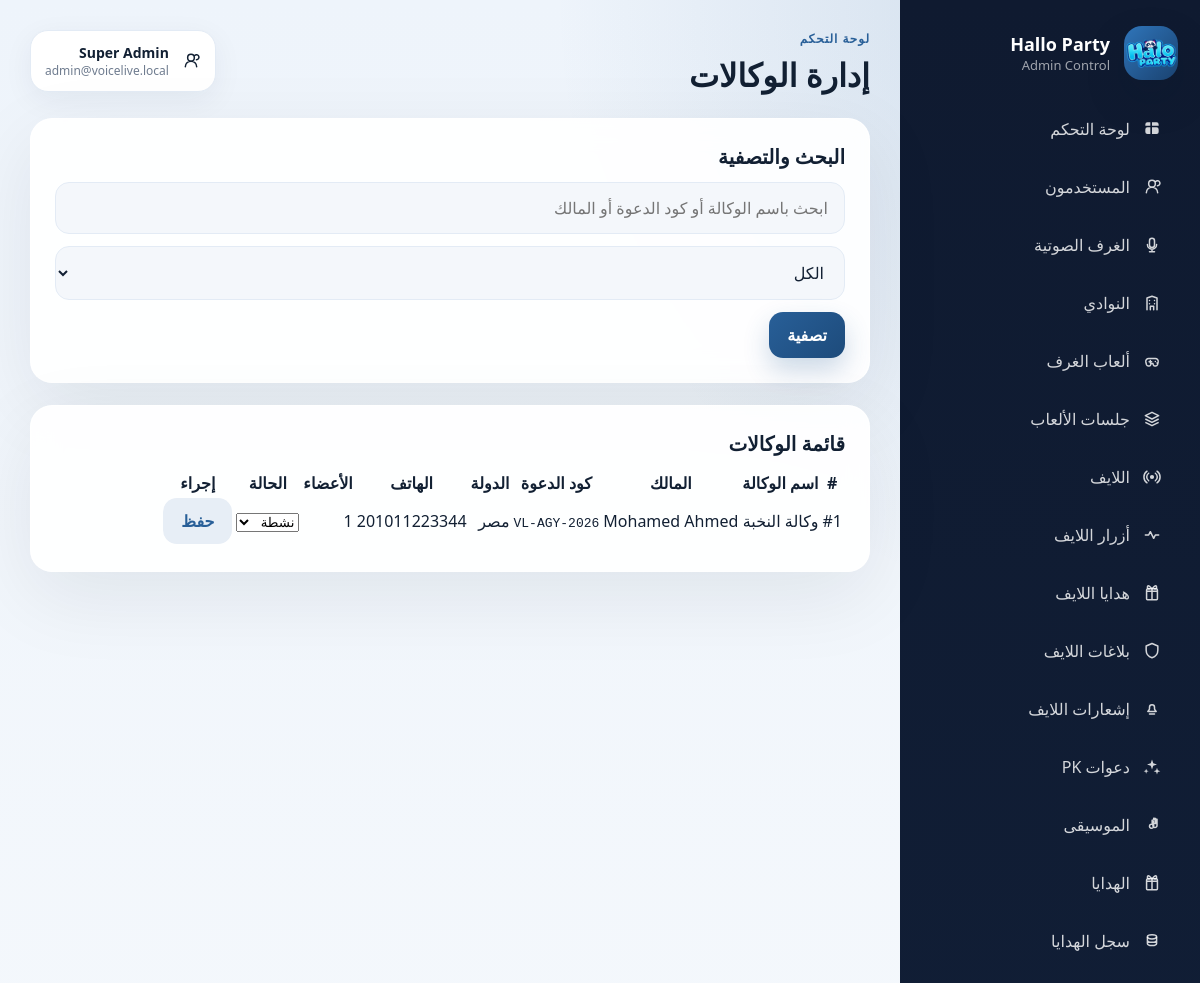
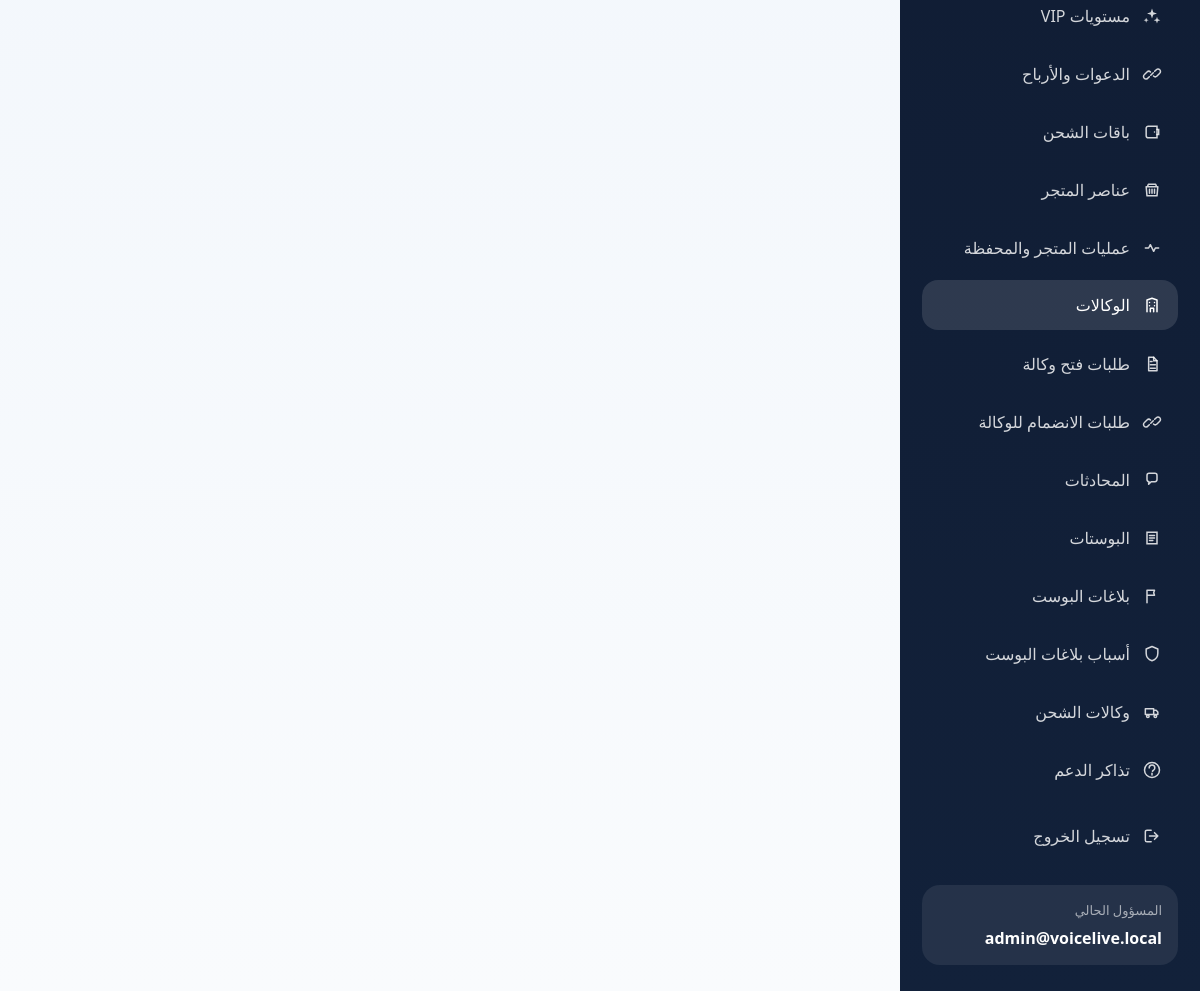
Page /backend/admin/agencies.php (signed in) on the committed database (2 pictures, top to bottom).
### tables this page shows
CREATE TABLE IF NOT EXISTS agencies (
                id INT UNSIGNED AUTO_INCREMENT PRIMARY KEY,
                owner_user_id INT UNSIGNED NULL,
                name VARCHAR(190) NOT NULL,
                invitation_code VARCHAR(120) NOT NULL UNIQUE,
                country VARCHAR(120) NOT NULL,
                phone VARCHAR(80) NOT NULL,
                address VARCHAR(255) NOT NULL,
                avatar_path VARCHAR(255) NULL,
                front_id_path VARCHAR(255) NULL,
                back_id_path VARCHAR(255) NULL,
                status VARCHAR(30) NOT NULL DEFAULT "active",
                member_count INT NOT NULL DEFAULT 1,
                created_at DATETIME NOT NULL,
                updated_at DATETIME NOT NULL,
                CONSTRAINT fk_agencies_owner FOREIGN KEY (owner_user_id) REFERENCES users(id) ON DELETE SET NULL
            );

CREATE TABLE IF NOT EXISTS users (
            id INT UNSIGNED AUTO_INCREMENT PRIMARY KEY,
            email VARCHAR(190) NULL UNIQUE,
            phone VARCHAR(32) NULL UNIQUE,
            password_hash VARCHAR(255) NOT NULL,
            nickname VARCHAR(120) NULL,
            birthdate DATE NULL,
            gender VARCHAR(20) NULL,
            country VARCHAR(120) NULL,
            status VARCHAR(20) NOT NULL DEFAULT "active",
            email_verified_at DATETIME NULL,
            phone_verified_at DATETIME NULL,
            created_at DATETIME NOT NULL,
            updated_at DATETIME NOT NULL
        );

### backend/src/AgencyService.php (called while the page is built, shortened)
<?php
final class AgencyService
{
    public function adminListAgencies(string $search = '', string $status = 'all'): array
    {
        $sql = 'SELECT agencies.*, users.nickname AS owner_name
                FROM agencies
                LEFT JOIN users ON users.id = agencies.owner_user_id
                WHERE 1 = 1';
        $params = [];
        $sql .= ' ORDER BY agencies.id DESC';
        $statement = $this->pdo->prepare($sql);
        $statement->execute($params);
        return $statement->fetchAll();
    }
}

### backend/admin/agencies.php (the view, shortened to what this page needs)
<?php
require_once __DIR__ . '/common.php';
require_once __DIR__ . '/../src/AgencyService.php';
$pdo = admin_pdo();
$agencyService = new AgencyService($pdo);
$search = trim((string) ($_GET['search'] ?? ''));
$status = trim((string) ($_GET['status'] ?? 'all'));
$agencies = $agencyService->adminListAgencies($search, $status);
admin_render_header('إدارة الوكالات', 'agencies');
?>
<section class="panel">
    <div class="panel-title">البحث والتصفية</div>
    <form method="get" class="toolbar">
        <input type="text" name="search" value="<?= htmlspecialchars($search) ?>" placeholder="ابحث باسم الوكالة أو كود الدعوة أو المالك">
        <select name="status">
            <option value="all" <?= $status === 'all' ? 'selected' : '' ?>>الكل</option>
        </select>
        <button type="submit" class="btn btn-primary">تصفية</button>
    </form>
</section>
<section class="panel">
    <div class="panel-title">قائمة الوكالات</div>
    <table class="data-table">
        <thead>
        <tr>
            <th>#</th>
            <th>اسم الوكالة</th>
            <th>المالك</th>
            <th>كود الدعوة</th>
            <th>الدولة</th>
            <th>الهاتف</th>
            <th>الأعضاء</th>
            <th>الحالة</th>
            <th>إجراء</th>
        </tr>
        </thead>
        <tbody>
        <?php foreach ($agencies as $agency): ?>
            <tr>
                <form method="post">
                    <td>#<?= (int) $agency['id'] ?></td>
                    <td><?= htmlspecialchars((string) $agency['name']) ?></td>
                    <td><?= htmlspecialchars((string) ($agency['owner_name'] ?? 'غير محدد')) ?></td>
                    <td><code><?= htmlspecialchars((string) $agency['invitation_code']) ?></code></td>
                    <td><?= htmlspecialchars((string) $agency['country']) ?></td>
                    <td><?= htmlspecialchars((string) $agency['phone']) ?></td>
                    <td><?= (int) $agency['member_count'] ?></td>
                    <td>
                        <select name="status">
                            <option value="active" <?= $agency['status'] === 'active' ? 'selected' : '' ?>>نشطة</option>
                        </select>
                    </td>
                    <td><button type="submit" class="btn btn-secondary">حفظ</button></td>
                </form>
            </tr>
        <?php endforeach; ?>
        </tbody>
    </table>
</section>
<?php admin_render_footer(); ?>

### backend/admin/common.php (shortened to what this page needs)
<?php
$config = require __DIR__ . '/../config/app.php';
function admin_pdo(): PDO
{
    global $config;
    static $pdo = null;
    if ($pdo instanceof PDO) {
        return $pdo;
    }
    $pdo = Database::connection($config['db']);
    return $pdo;
}
function admin_current_user(): ?array
{
    $statement = admin_pdo()->prepare('SELECT * FROM admins WHERE id = :id LIMIT 1');
    $statement->execute(['id' => $_SESSION['admin_id']]);
    $admin = $statement->fetch();
    return $admin === false ? null : $admin;
}
function admin_brand_name(): string
{
    return 'Hallo Party';
}
function admin_brand_subtitle(): string
{
    return 'Admin Control';
}
function admin_brand_logo_url(): string
{
    return '/app-assets/images/splash_logo.png';
}
function admin_svg_icon(string $name, string $class = 'nav-icon'): string
{
    return sprintf(
        '<svg class="%s" viewBox="0 0 24 24" aria-hidden="true" focusable="false">%s</svg>',
        htmlspecialchars($class, ENT_QUOTES),
        $paths
    );
}
function admin_render_header(string $title, string $active = '', ?string $eyebrow = null): void
{
    $admin = admin_current_user();
    $eyebrowText = $eyebrow ?? 'لوحة التحكم';
    ?>
<!DOCTYPE html>
<html lang="ar" dir="rtl">
<head>
    <link rel="stylesheet" href="/admin/assets/style.css">
</head>
<body>
<div class="admin-shell">
    <aside class="sidebar" id="admin-sidebar">
        <div class="brand">
            <div class="brand-badge">
                <img class="brand-logo-image" src="<?= htmlspecialchars(admin_brand_logo_url(), ENT_QUOTES) ?>" alt="<?= htmlspecialchars(admin_brand_name(), ENT_QUOTES) ?>">
            </div>
            <div>
                <div class="brand-title"><?= htmlspecialchars(admin_brand_name()) ?></div>
                <div class="brand-subtitle"><?= htmlspecialchars(admin_brand_subtitle()) ?></div>
            </div>
        </div>
        <nav class="nav-links">
            <?php foreach (admin_nav_items() as $item): ?>
                <a class="<?= $active === $item['key'] ? 'active' : '' ?>" href="<?= htmlspecialchars($item['href']) ?>">
                    <?= admin_svg_icon((string) $item['icon']) ?>
                    <span><?= htmlspecialchars((string) $item['label']) ?></span>
                </a>
            <?php endforeach; ?>
            <a href="/admin/logout.php" class="nav-logout">
                <?= admin_svg_icon('logout') ?>
                <span>تسجيل الخروج</span>
            </a>
        </nav>
        <?php if ($admin !== null): ?>
            <div class="sidebar-footer">
                <div class="sidebar-footer-label">المسؤول الحالي</div>
                <div class="sidebar-footer-value"><?= htmlspecialchars((string) $admin['email']) ?></div>
            </div>
        <?php endif; ?>
    </aside>
    <main class="content">
        <header class="content-header">
            <div class="content-header-primary">
                <div>
                    <div class="page-eyebrow"><?= htmlspecialchars($eyebrowText) ?></div>
                    <h1><?= htmlspecialchars($title) ?></h1>
                </div>
            </div>
            <?php if ($admin !== null): ?>
                <div class="header-admin-pill">
                    <?= admin_svg_icon('users', 'header-pill-icon') ?>
                    <div>
                        <strong><?= htmlspecialchars((string) ($admin['name'] ?? 'Administrator')) ?></strong>
                        <span><?= htmlspecialchars((string) $admin['email']) ?></span>
                    </div>
                </div>
            <?php endif; ?>
        </header>
<?php
}
function admin_render_footer(): void
{
    ?>
    </main>
</div>
</body>
</html>
<?php
}

### backend/admin/assets/style.css (style rules this page uses)
:root { --bg: #091321; --panel: rgba(255, 255, 255, 0.92); --panel-muted: #f4f7fb; --panel-strong: #ffffff; --text: #122033; --muted: #6f7c8f; --line: #e3ebf5; --primary: #285f98; --primary-dark: #1d4b7b; --success: #1f9d63; --danger: #d84d4d; --warning: #9b6400; --shadow: 0 24px 80px rgba(12, 21, 38, 0.08); --radius: 22px; }
* { box-sizing: border-box; }
body { margin: 0; font-family: "Rubik", system-ui, sans-serif; background: radial-gradient(circle at top right, rgba(40, 95, 152, 0.18), transparent 28%), linear-gradient(180deg, #eef4fb 0%, #f9fbfd 100%); color: var(--text); }
.login-card, .panel, .stat-card { background: var(--panel); backdrop-filter: blur(14px); border: 1px solid rgba(255, 255, 255, 0.88); box-shadow: var(--shadow); }
.admin-shell { min-height: 100vh; display: grid; grid-template-columns: 300px 1fr; }
.sidebar { position: sticky; top: 0; min-height: 100vh; background: linear-gradient(180deg, #0f1a30 0%, #12213a 100%); color: #fff; padding: 26px 22px; display: flex; flex-direction: column; gap: 24px; }
.brand { display: flex; align-items: center; gap: 14px; }
.brand-badge { width: 54px; height: 54px; border-radius: 18px; display: grid; place-items: center; background: linear-gradient(135deg, #2f75ba 0%, #1a4270 100%); color: #fff; box-shadow: 0 18px 38px rgba(8, 25, 48, 0.24); overflow: hidden; }
.brand-icon, .nav-icon, .header-pill-icon { width: 20px; height: 20px; flex: 0 0 auto; }
.brand-logo-image { width: 100%; height: 100%; object-fit: cover; display: block; }
.brand-title { font-size: 18px; font-weight: 700; }
.brand-subtitle, .sidebar-footer-label { color: rgba(255, 255, 255, 0.6); font-size: 13px; }
.nav-links { display: flex; flex-direction: column; gap: 8px; }
.nav-links a { color: rgba(255, 255, 255, 0.82); text-decoration: none; padding: 14px 16px; border-radius: 16px; transition: 0.2s ease; display: flex; align-items: center; gap: 12px; }
.nav-links a.active, .nav-links a:hover { background: rgba(255, 255, 255, 0.12); color: #fff; transform: translateY(-1px); }
.nav-logout { margin-top: 8px; }
.sidebar-footer { margin-top: auto; padding: 16px; border-radius: 18px; background: rgba(255, 255, 255, 0.08); }
.sidebar-footer-value { margin-top: 8px; font-weight: 600; overflow-wrap: anywhere; }
.content { padding: 30px; min-width: 0; }
.content-header { display: flex; align-items: flex-start; justify-content: space-between; gap: 18px; margin-bottom: 22px; }
.content-header-primary { display: flex; align-items: center; gap: 14px; }
.content-header h1 { margin: 6px 0 0; font-size: 32px; }
.page-eyebrow { color: var(--primary); font-size: 12px; font-weight: 700; letter-spacing: 0.08em; }
.header-admin-pill { display: inline-flex; align-items: center; gap: 12px; padding: 12px 14px; border-radius: 18px; background: var(--panel-strong); border: 1px solid var(--line); box-shadow: 0 8px 30px rgba(16, 39, 70, 0.06); }
.header-admin-pill strong, .header-admin-pill span { display: block; }
.header-admin-pill strong { font-size: 14px; }
.header-admin-pill span { color: var(--muted); font-size: 12px; }
.panel { border-radius: var(--radius); padding: 24px; margin-bottom: 22px; }
.panel-title { font-size: 20px; font-weight: 700; margin-bottom: 12px; }
.toolbar, .action-row, .stack, .inline-actions, .media-inline { display: flex; gap: 12px; flex-wrap: wrap; }
.toolbar input, .toolbar select, .field input, .form-grid input, .form-grid select, .form-grid textarea, .table input, .table select, .table textarea { width: 100%; padding: 14px 16px; border-radius: 14px; border: 1px solid var(--line); background: var(--panel-muted); font: inherit; color: var(--text); }
.btn { border: none; border-radius: 14px; padding: 12px 18px; font: inherit; font-weight: 600; cursor: pointer; text-decoration: none; display: inline-flex; align-items: center; justify-content: center; transition: transform 0.18s ease, box-shadow 0.18s ease, background 0.18s ease; }
.btn-primary { background: linear-gradient(135deg, var(--primary) 0%, var(--primary-dark) 100%); color: #fff; box-shadow: 0 12px 26px rgba(40, 95, 152, 0.24); }
.btn-secondary { background: #e7eef6; color: var(--primary); }

### rows in the picture
agencies: id "1", name "وكالة النخبة", owner_user.nickname "Mohamed Ahmed", invitation_code "VL-AGY-2026", country "مصر", phone "201011223344", member_count "1", status "نشطة"

### other values in the picture
admin_brand_name() "Hallo Party"
admin_brand_subtitle() "Admin Control"
$item['label'] "لوحة التحكم"
$item['label'] "المستخدمون"
$item['label'] "الغرف الصوتية"
$item['label'] "النوادي"
$item['label'] "ألعاب الغرف"
$item['label'] "جلسات الألعاب"
$item['label'] "اللايف"
$item['label'] "أزرار اللايف"
$item['label'] "هدايا اللايف"
$item['label'] "بلاغات اللايف"
$item['label'] "إشعارات اللايف"
$item['label'] "دعوات PK"
$item['label'] "الموسيقى"
